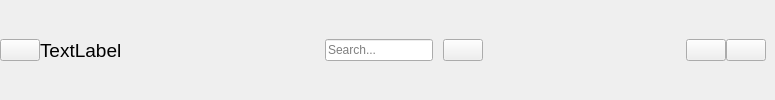
        <widget class="QWidget" name="header_widget" native="true">
         <property name="minimumSize">
          <size>
           <width>0</width>
           <height>40</height>
          </size>
         </property>
         <layout class="QHBoxLayout" name="horizontalLayout_4">
          <property name="spacing">
           <number>0</number>
          </property>
          <property name="leftMargin">
           <number>0</number>
          </property>
          <property name="topMargin">
           <number>0</number>
          </property>
          <property name="rightMargin">
           <number>9</number>
          </property>
          <property name="bottomMargin">
           <number>0</number>
          </property>
          <item>
           <widget class="QPushButton" name="change_btn">
            <property name="text">
             <string/>
            </property>
            <property name="icon">
             <iconset resource="resource.qrc">
              <normaloff>:/Icons/Icons/menu-burger.png</normaloff>:/Icons/Icons/menu-burger.png</iconset>
            </property>
            <property name="checkable">
             <bool>true</bool>
            </property>
           </widget>
          </item>
          <item>
           <widget class="QLabel" name="page_name">
            <property name="font">
             <font>
              <pointsize>14</pointsize>
             </font>
            </property>
            <property name="text">
             <string>TextLabel</string>
            </property>
           </widget>
          </item>
          <item>
           <spacer name="horizontalSpacer">
            <property name="orientation">
             <enum>Qt::Horizontal</enum>
            </property>
            <property name="sizeHint" stdset="0">
             <size>
              <width>203</width>
              <height>20</height>
             </size>
            </property>
           </spacer>
          </item>
          <item>
           <layout class="QHBoxLayout" name="horizontalLayout">
            <property name="spacing">
             <number>10</number>
            </property>
            <item>
             <widget class="QLineEdit" name="search_box">
              <property name="placeholderText">
               <string>Search...</string>
              </property>
             </widget>
            </item>
            <item>
             <widget class="QPushButton" name="search_btn">
              <property name="text">
               <string/>
              </property>
              <property name="icon">
               <iconset resource="resource.qrc">
                <normaloff>:/Icons/Icons/search.png</normaloff>:/Icons/Icons/search.png</iconset>
              </property>
              <property name="shortcut">
               <string>Return</string>
              </property>
              <property name="checkable">
               <bool>false</bool>
              </property>
             </widget>
            </item>
           </layout>
          </item>
          <item>
           <spacer name="horizontalSpacer_2">
            <property name="orientation">
             <enum>Qt::Horizontal</enum>
            </property>
            <property name="sizeHint" stdset="0">
             <size>
              <width>203</width>
              <height>20</height>
             </size>
            </property>
           </spacer>
          </item>
          <item>
           <widget class="QPushButton" name="notifications">
            <property name="text">
             <string/>
            </property>
            <property name="icon">
             <iconset resource="resource.qrc">
              <normaloff>:/Icons/Icons/bell.png</normaloff>:/Icons/Icons/bell.png</iconset>
            </property>
            <property name="checkable">
             <bool>false</bool>
            </property>
            <property name="autoExclusive">
             <bool>false</bool>
            </property>
           </widget>
          </item>
          <item>
           <widget class="QPushButton" name="profile_side">
            <property name="font">
             <font>
              <pointsize>9</pointsize>
             </font>
            </property>
            <property name="text">
             <string/>
            </property>
            <property name="icon">
             <iconset resource="resource.qrc">
              <normaloff>:/Icons/Icons/13041701241579605654-128.png</normaloff>
              <normalon>:/Icons/Icons/iconmonstr-user-circle-thin-240.png</normalon>:/Icons/Icons/13041701241579605654-128.png</iconset>
            </property>
            <property name="iconSize">
             <size>
              <width>16</width>
              <height>16</height>
             </size>
            </property>
            <property name="checkable">
             <bool>false</bool>
            </property>
            <property name="autoExclusive">
             <bool>false</bool>
            </property>
           </widget>
          </item>
         </layout>
        </widget>
